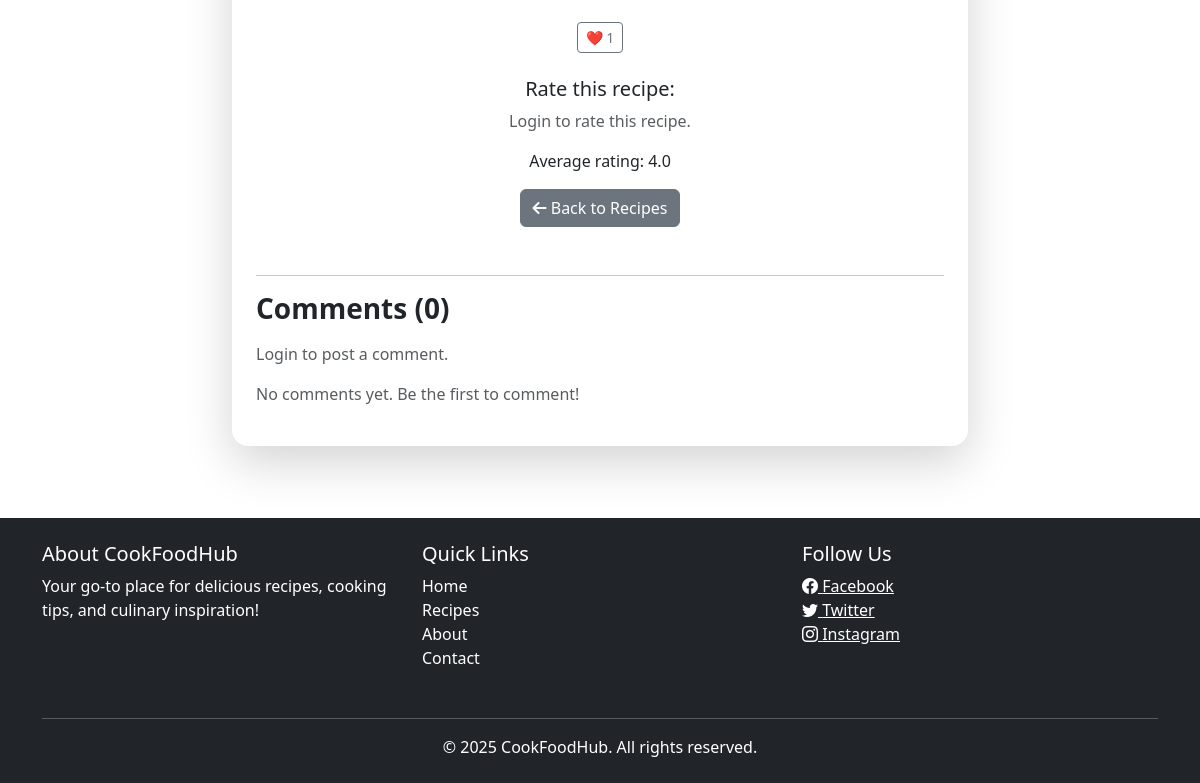
The app's page /recipes/10/ (lower part), older data.
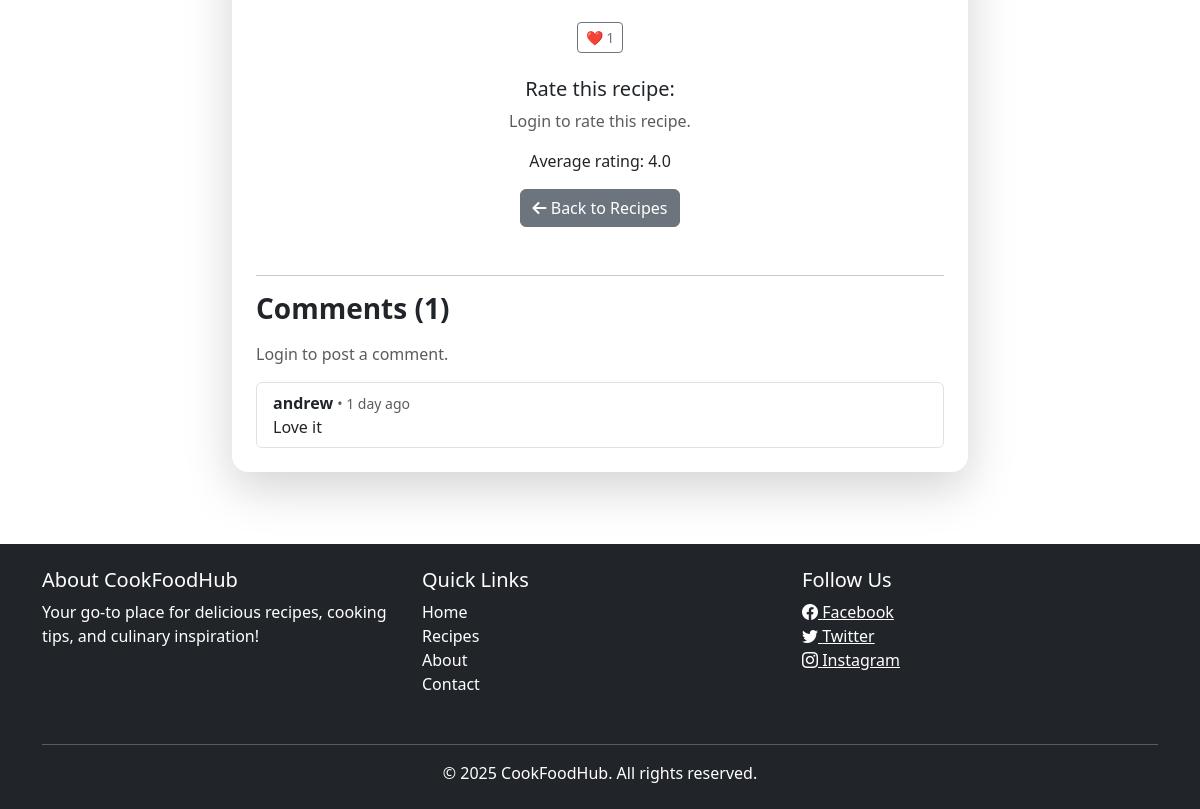
The same page, newer data.
### recipes/models.py (models this page shows, shortened)
class Recipe(models.Model):
    CATEGORY_CHOICES = [
        ('breakfast', 'Breakfast'),
        ('dinner', 'Dinner'),
        ('snack', 'Snack'),
        ('dessert', 'Dessert'),
        ('other', 'Other'),
    ]
    author = models.ForeignKey(User, on_delete=models.CASCADE, related_name="recipes")
    title = models.CharField(max_length=200)
    description = models.TextField()
    ingredients = models.TextField()
    instructions = models.TextField()
    image = CloudinaryField('image', blank=True, null=True)
    created_at = models.DateTimeField(auto_now_add=True)
    likes = models.ManyToManyField(User, related_name="liked_recipes", blank=True)
    saved_by = models.ManyToManyField(User, related_name="saved_recipes", blank=True)
    category = models.CharField(max_length=20, choices=CATEGORY_CHOICES, default='other')
    def total_likes(self):
        return self.likes.count()
    @property
    def average_rating(self):
        agg = self.ratings.aggregate(avg=Avg('value'))
        return agg['avg'] or 0

class Comment(models.Model):
    recipe = models.ForeignKey(Recipe, on_delete=models.CASCADE, related_name="comments")
    author = models.ForeignKey(User, on_delete=models.CASCADE)
    content = models.TextField()
    created_at = models.DateTimeField(auto_now_add=True)
    updated_at = models.DateTimeField(auto_now=True)

### recipes/views.py (the view)
# urls.py: path("<int:pk>/", RecipeDetailView.as_view(), name="recipe_detail"),
class RecipeDetailView(DetailView):
    model = Recipe
    template_name = "recipes/recipe_detail.html"
    context_object_name = "recipe"
    def get_context_data(self, **kwargs):
        context = super().get_context_data(**kwargs)
        recipe = self.object
        user = self.request.user
        if user.is_authenticated:
            rating = recipe.ratings.filter(user=user).first()
            context['user_rating'] = rating.value if rating else 0
        else:
            context['user_rating'] = 0
        context['average_rating'] = recipe.average_rating
        return context

### recipes/templates/recipes/recipe_detail.html (shortened to what this page needs)
{% extends 'base.html' %}
{% load static %}
{% load humanize %}
{% block content %}
<link rel="stylesheet" href="{% static 'recipes/recipe_detail.css' %}">
<div class="container mt-5">
    <div class="row justify-content-center">
        <div class="col-lg-8">
            <div class="card shadow-lg border-0 rounded-4 mb-4">
                <div class="card-body p-4">
                    <div class="mt-4 text-center">
                        {% if user.is_authenticated %}
                        <form action="{% url 'recipe_like' recipe.pk %}" method="post" class="d-inline">
                            {% csrf_token %}
                            <button type="submit" class="btn btn-outline-danger btn-sm">❤️ {{ recipe.total_likes }}</button>
                        </form>
                        {% else %}
                        <span class="btn btn-outline-secondary btn-sm">❤️ {{ recipe.total_likes }}</span>
                        {% endif %}
                    </div>
                    <div class="mt-4 text-center">
                        <h5>Rate this recipe:</h5>
                        {% if user.is_authenticated %}
                        <form action="{% url 'recipe_rate' recipe.pk %}" method="post" class="d-inline">
                            {% csrf_token %}
                            <div class="star-rating">
                                {% for i in "12345" %}
                                <button type="submit" name="rating" value="{{ i }}" class="btn btn-link p-0 m-0 text-warning">
                                    {% if user_rating >= i|add:"0" %}★{% else %}☆{% endif %}
                                </button>
                                {% endfor %}
                            </div>
                        </form>
                        {% else %}
                        <p class="text-muted">Login to rate this recipe.</p>
                        {% endif %}
                        <p class="mt-2">Average rating: {{ recipe.average_rating|default:"No ratings yet" }}</p>
                    </div>
                    <div class="mt-3 text-center mb-5">
                        <a href="{% url 'recipe_list' %}" class="btn btn-secondary">
                            <i class="fa-solid fa-arrow-left"></i> Back to Recipes
                        </a>
                    </div>
                    <hr>
                    <h3 class="fw-semibold mb-3" id="comments-section">Comments ({{ recipe.comments.count }})</h3>
                    {% if user.is_authenticated %}
                    <form action="{% url 'add_comment' recipe.pk %}" method="post" class="mb-4">
                        {% csrf_token %}
                        <div class="mb-2">
                            <textarea name="content" class="form-control" rows="3" placeholder="Write a comment..."></textarea>
                        </div>
                        <button type="submit" class="btn btn-secondary btn-sm">Post Comment</button>
                    </form>
                    {% else %}
                    <p class="text-muted">Login to post a comment.</p>
                    {% endif %}
                    <div class="list-group">
                        {% for comment in recipe.comments.all|dictsortreversed:"created_at" %}
                        <div class="list-group-item d-flex justify-content-between align-items-start" id="comment-{{ comment.id }}">
                            <div class="comment-content">
                                <strong>{{ comment.author.username }}</strong>
                                <small class="text-muted"> • {{ comment.created_at|naturaltime }}</small>
                                <p class="mb-0">{{ comment.content }}</p>
                            </div>
                        </div>
                        {% empty %}
                        <p class="text-muted">No comments yet. Be the first to comment!</p>
                        {% endfor %}
                    </div>
                </div>
            </div>
        </div>
    </div>
</div>
{% endblock %}

### templates/base.html (shortened to what this page needs)
{% load static %}
<!DOCTYPE html>
<html lang="en">
<head>
    <link href="https://cdn.jsdelivr.net/npm/bootstrap@5.3.3/dist/css/bootstrap.min.css" rel="stylesheet" />
    <link rel="stylesheet" href="https://cdn.jsdelivr.net/npm/bootstrap-icons@1.11.1/font/bootstrap-icons.css" />
    <link rel="stylesheet" href="{% static 'home/style.css' %}" />
</head>
<body>
    <main>{% block content %}{% endblock %}</main>
    <footer class="bg-dark text-white mt-5">
        <div class="container py-4">
            <div class="row">
                <div class="col-md-4 mb-3">
                    <h5>About CookFoodHub</h5>
                    <p>
                        Your go-to place for delicious recipes, cooking tips, and culinary
                        inspiration!
                    </p>
                </div>
                <div class="col-md-4 mb-3">
                    <h5>Quick Links</h5>
                    <ul class="list-unstyled">
                        <li>
                            <a href="/" class="text-white text-decoration-none">Home</a>
                        </li>
                        <li>
                            <a href="#" class="text-white text-decoration-none">Recipes</a>
                        </li>
                        <li>
                            <a href="#" class="text-white text-decoration-none">About</a>
                        </li>
                        <li>
                            <a href="#" class="text-white text-decoration-none">Contact</a>
                        </li>
                    </ul>
                </div>
                <div class="col-md-4 mb-3">
                    <h5>Follow Us</h5>
                    <a href="#" class="text-white me-3"><i class="bi bi-facebook"></i> Facebook</a><br />
                    <a href="#" class="text-white me-3"><i class="bi bi-twitter"></i> Twitter</a><br />
                    <a href="#" class="text-white"><i class="bi bi-instagram"></i> Instagram</a>
                </div>
            </div>
            <hr class="bg-white" />
            <div class="text-center">
                &copy; 2025 CookFoodHub. All rights reserved.
            </div>
        </div>
    </footer>
</body>
</html>

Row changes from the older to the newer data that the page shows:
computed for Recipe: comments.count "0" → "1"
added Comment: author.username "andrew", created_at "1 day ago", content "Love it"
Text that changed along with them:
text no longer shown: "No comments yet. Be the first to comment!"
